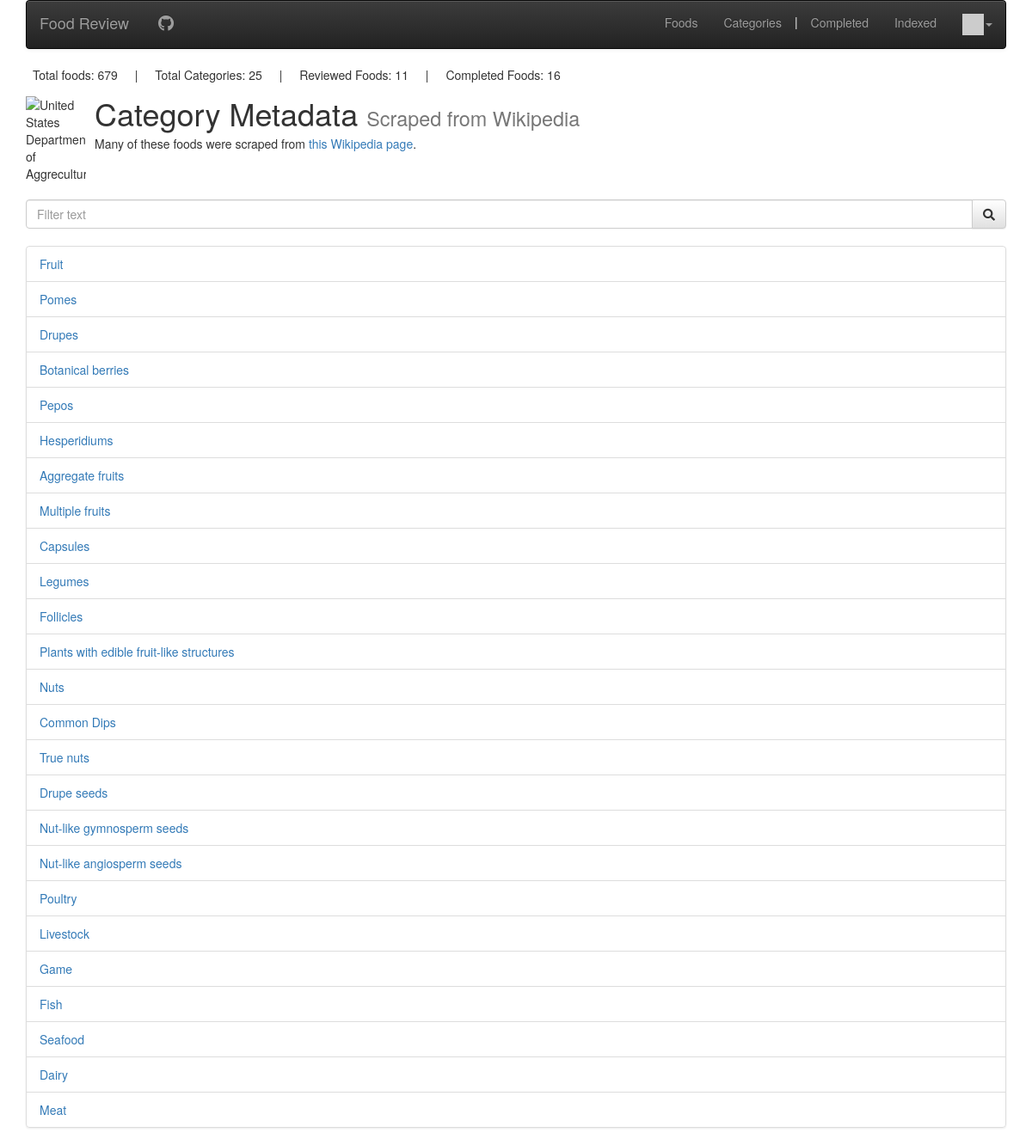
The app's page /categories (signed in) with its own data.
### review/models.py (models this page shows, shortened)
class WikiCategory(models.Model):
    name = models.CharField(
        max_length=200,
        blank=False,
        validators=[MinLengthValidator(
            2, "Category names must be longer than 1 character")]
    )
    description = models.CharField(max_length=30000)
    wiki_url = models.CharField(max_length=1000, null=True)
    parent_category = models.ForeignKey(
        'WikiCategory', on_delete=models.SET_NULL, null=True)
    foods = models.ManyToManyField('WikiFood', through='WikiCategoryAssignment', blank=True)

### review/views/wiki_views.py (the view)
# urls.py: path('categories', views.CategoriesListView.as_view(), name='categories'),
class CategoriesListView(ListView):
    template_name = 'review/scraped_category_list.html'
    model = WikiCategory
    def get_context_data(self, **kwargs):
        context = super().get_context_data(**kwargs)
        term = self.request.GET.get('filter') or ''
        if term:
            context['term'] = term
            context['wikicategory_list'] = py_.filter(
                context['wikicategory_list'], lambda category: term.lower() in category.name.lower())
        return context

### review/context_processors.py (called while the page is built)
def settings(request):
    return {
        'settings': django_settings,
    }

### review/templatetags/app_tags.py (called while the page is built)
@register.filter(name='gravatar')
def gravatar(user, size=35):
    email = str(user.email.strip().lower()).encode('utf-8')
    email_hash = md5(email).hexdigest()
    url = "//www.gravatar.com/avatar/{0}?s={1}&d=identicon&r=PG"
    return url.format(email_hash, size)

### review/templatetags/stats.py (called while the page is built)
@register.inclusion_tag('review/stats.html')
def get_stats():
    return {
        'food_meta_count': WikiFood.objects.count(),
        'cat_meta_count': WikiCategory.objects.count(),
        'reviewed_foods': WikiFood.objects.filter(reviewed=True).count(),
        'complete': UsdaWikiPairing.objects.count(),
    }

### review/templates/review/scraped_category_list.html (shortened to what this page needs)
{% extends "base_menu.html" %}
{% block content %}
{% load stats %}
{% get_stats %}
<div class="media">
  <div class="media-left">
    <img class="media-object" alt="United States Department of Aggreculture" src="https://upload.wikimedia.org/wikipedia/en/thumb/8/80/Wikipedia-logo-v2.svg/1200px-Wikipedia-logo-v2.svg.png">
  </div>
  <div class="media-body">
    <h1 class="media-heading">Category Metadata <small> Scraped from Wikipedia </small></h1>
    Many of these foods were scraped from <a href="https://en.wikipedia.org/wiki/Lists_of_foods" target="_blank">this Wikipedia page</a>.
  </div>
</div>
<br>
<form method="GET" id="search_form" action="{% url 'review:categories' %}?filter='{{ term }}'">
  <div class="input-group">
    <input id="filter" name="filter" placeholder="Filter text" class="form-control" type="text" value="{{ term }}">
    <span class="input-group-btn">
      <button class="btn btn-default" id="search_button"><i class="fa fa-search"></i></button>
    </span>
  </div>
</form>
<br>
{% if wikicategory_list %}
<ul class="list-group">
  {% for category in wikicategory_list %}
    <li class="list-group-item">
      <a href="{% url 'review:category_metadata' category.id %}">{{category.name}}</a>
    </li>
  {% endfor %}
</ul>
{% else %}
  <p>There are no foods in the database.</p>
{% endif %}
{% endblock content %}

### review/templates/review/scraped_category_list.html (style rules this page uses)
.media-object { width: 70px; }

### records on screen
WikiCategory: name "Fruit"
WikiCategory: name "Pomes"
WikiCategory: name "Drupes"
WikiCategory: name "Botanical berries"
WikiCategory: name "Pepos"
WikiCategory: name "Hesperidiums"
WikiCategory: name "Aggregate fruits"
WikiCategory: name "Multiple fruits"
WikiCategory: name "Capsules"
WikiCategory: name "Legumes"
WikiCategory: name "Follicles"
WikiCategory: name "Plants with edible fruit-like structures"
WikiCategory: name "Nuts"
WikiCategory: name "Common Dips"
WikiCategory: name "True nuts"
WikiCategory: name "Drupe seeds"
WikiCategory: name "Nut-like gymnosperm seeds"
WikiCategory: name "Nut-like angiosperm seeds"
WikiCategory: name "Poultry"
WikiCategory: name "Livestock"
WikiCategory: name "Game"
WikiCategory: name "Fish"
WikiCategory: name "Seafood"
WikiCategory: name "Dairy"
WikiCategory: name "Meat"

### other values on screen
{{ settings.APP_NAME }} "Food Review"
{{ food_meta_count }} "679"
{{ cat_meta_count }} "25"
{{ reviewed_foods }} "11"
{{ complete }} "16"
